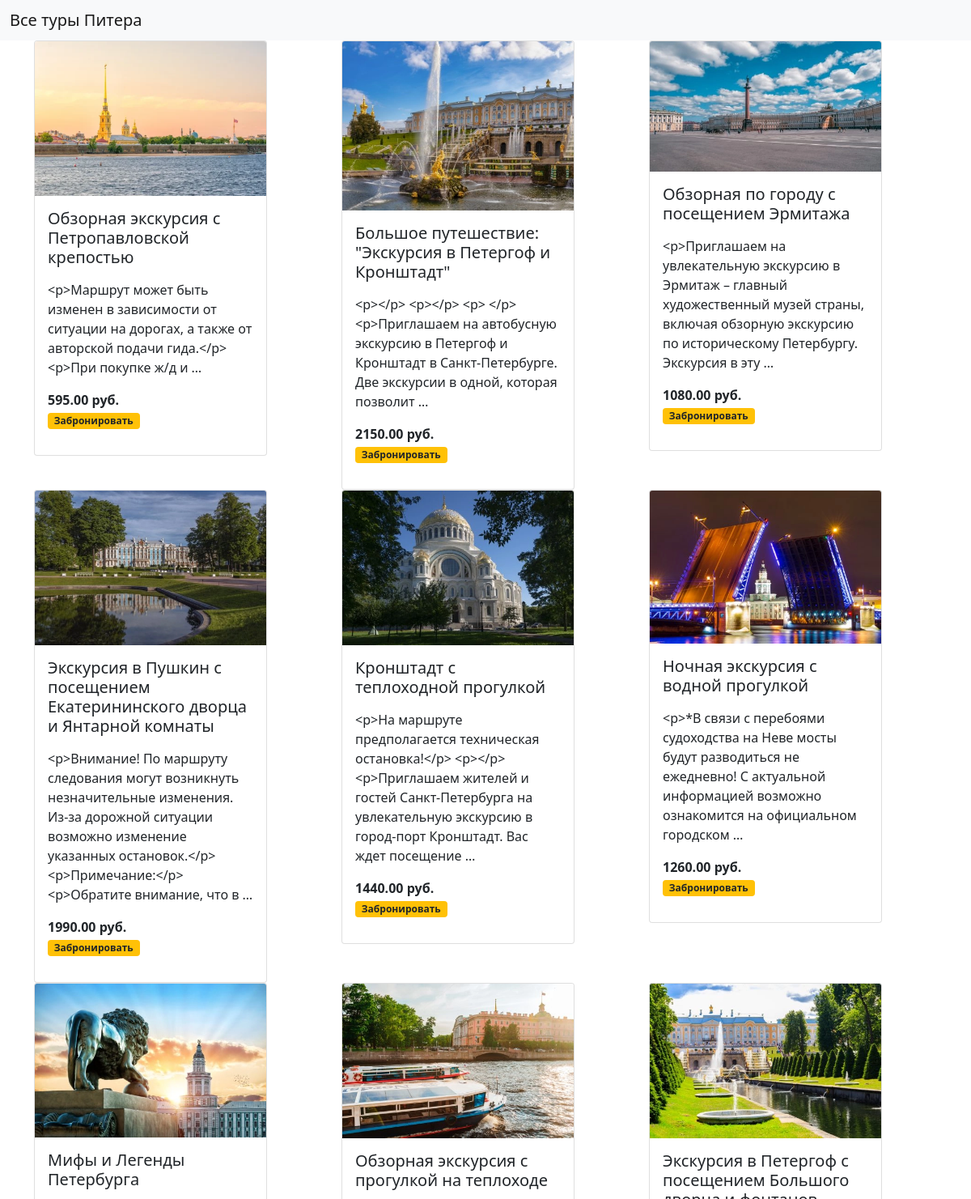
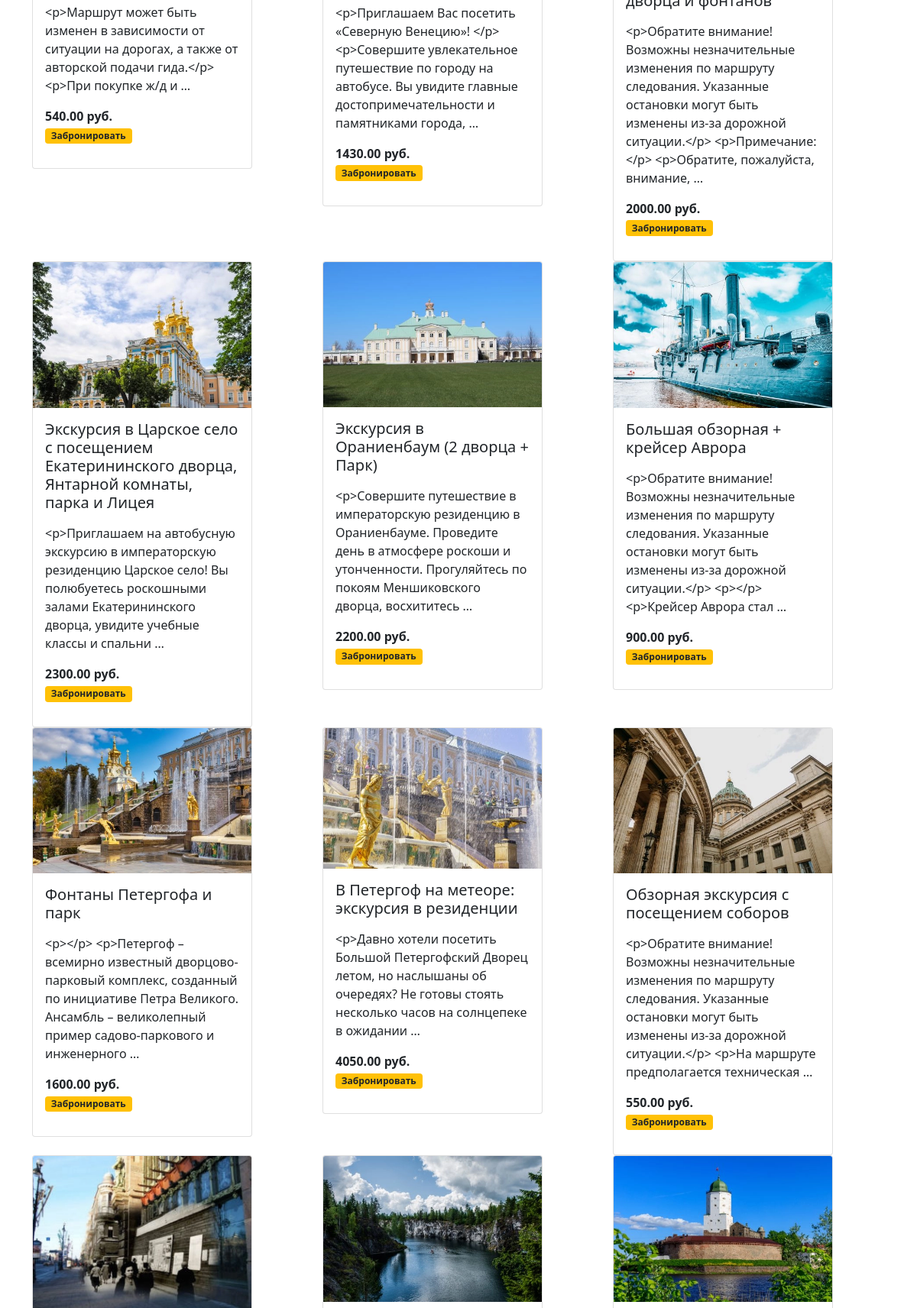
The page / (upper part) on the database its author committed (2 pictures, top to bottom).
### tours/models.py (models this page shows, shortened)
class Tour(models.Model):
    guide = models.ForeignKey('tours.Guide', on_delete=models.SET_NULL, null=True)
    provider = models.ForeignKey('tours_parser.ToursProviders', on_delete=models.SET_NULL, null=True)
    name = models.CharField("Название экскурсии", max_length=128)
    description = models.TextField()
    price = models.DecimalField("Цена", decimal_places=2, max_digits=6, null=True)
    price_on_request = models.BooleanField('Цена по запросу', default=False)
    duration = models.PositiveIntegerField('Длительность, мин.', default=0)
    slots_str = models.TextField(blank=True, null=True)
    main_image = models.ImageField(upload_to=get_tour_main_image_path, null=True)
    max_participants = models.PositiveIntegerField('Максимальное количество человек на экскурсии', default=15)
    @property
    def display_price(self):
        return f"{self.price} руб." if not self.price_on_request else 'Цена по запросу'
    def get_absolute_url(self):
        return reverse("tour_detail", kwargs={"tour_id": self.id})

### tours/views.py (the view)
# urls.py: path('', get_all_tours, name='index'),
def get_all_tours(request):
    if request.method == 'GET':
        tours = get_all_active_tours()
        return render(request, 'tours/index.html', context=dict(tours=tours))

### tours/services.py (called while the page is built)
def get_all_active_tours():
    return Tour.objects.all()

### tours/templates/tours/index.html
{% extends 'base.html' %}
{% block content %}
    <div class="container">
        <div class="row">
            {% for tour in tours %}
            <div class="col-4">
                <div class="card" style="width: 18rem;">
                  <img src="{{ tour.main_image.url }}" class="card-img-top" alt="{{ tour.name }}">
                  <div class="card-body">
                    <h5 class="card-title">{{ tour.name }}</h5>
                    <p class="card-text">
                        <div class="tour__description mb-3">
                            {{ tour.description|truncatewords:"20" }}
                        </div>
                        <div class="tour__price fw-bold">{{ tour.display_price }}</div>
                        <div class="tour__detail">
                            <a href="{{ tour.get_absolute_url }}"><span class="badge bg-warning text-dark">Забронировать</span></a>
                        </div>
                    </p>
                  </div>
                </div>
            </div>
            {% endfor %}
        </div>
{% endblock %}

### tours/templates/base.html (shortened to what this page needs)
<!doctype html>
<html lang="en">
  <head>
    <link href="https://cdn.jsdelivr.net/npm/bootstrap@5.0.2/dist/css/bootstrap.min.css" rel="stylesheet">
  </head>
  <body>
    <nav class="navbar navbar-light bg-light">
      <div class="container-fluid">
        <span class="navbar-brand mb-0 h1">Все туры Питера</span>
      </div>
    </nav>
    <main>
        {% block content %}{% endblock %}
    </main>
  </body>
</html>

### rows shown on the page
Tour: main_image (picture), name "Обзорная экскурсия с Петропавловской крепостью", description "<p>Маршрут может быть изменен в зависимости от ситуации на дорогах, а также от авторской подачи гида.</p> <p>При покупке ж/д и …", display_price "595.00 руб."
Tour: main_image (picture), name "Большое путешествие: \"Экскурсия в Петергоф и Кронштадт\"", description "<p></p> <p></p> <p> </p> <p>Приглашаем на автобусную экскурсию в Петергоф и Кронштадт в Санкт-Петербурге. Две экскурсии в одной, которая позволит …", display_price "2150.00 руб."
Tour: main_image (picture), name "Обзорная по городу с посещением Эрмитажа", description "<p>Приглашаем на увлекательную экскурсию в Эрмитаж – главный художественный музей страны, включая обзорную экскурсию по историческому Петербургу. Экскурсия в эту …", display_price "1080.00 руб."
Tour: main_image (picture), name "Экскурсия в Пушкин с посещением Екатерининского дворца и Янтарной комнаты", description "<p>Внимание! По маршруту следования могут возникнуть незначительные изменения. Из-за дорожной ситуации возможно изменение указанных остановок.</p> <p>Примечание:</p> <p>Обратите внимание, что в …", display_price "1990.00 руб."
Tour: main_image (picture), name "Кронштадт с теплоходной прогулкой", description "<p>На маршруте предполагается техническая остановка!</p> <p></p> <p>Приглашаем жителей и гостей Санкт-Петербурга на увлекательную экскурсию в город-порт Кронштадт. Вас ждет посещение …", display_price "1440.00 руб."
Tour: main_image (picture), name "Ночная экскурсия с водной прогулкой", description "<p>*В связи с перебоями судоходства на Неве мосты будут разводиться не ежедневно! С актуальной информацией возможно ознакомится на официальном городском …", display_price "1260.00 руб."
Tour: main_image (picture), name "Мифы и Легенды Петербурга", description "<p>Маршрут может быть изменен в зависимости от ситуации на дорогах, а также от авторской подачи гида.</p> <p>При покупке ж/д и …", display_price "540.00 руб."
Tour: main_image (picture), name "Обзорная экскурсия с прогулкой на теплоходе", description "<p>Приглашаем Вас посетить «Северную Венецию»! </p> <p>Совершите увлекательное путешествие по городу на автобусе. Вы увидите главные достопримечательности и памятниками города, …", display_price "1430.00 руб."
Tour: main_image (picture), name "Экскурсия в Петергоф с посещением Большого дворца и фонтанов", description "<p>Обратите внимание! Возможны незначительные изменения по маршруту следования. Указанные остановки могут быть изменены из-за дорожной ситуации.</p> <p>Примечание:</p> <p>Обратите, пожалуйста, внимание, …", display_price "2000.00 руб."
Tour: main_image (picture), name "Экскурсия в Царское село с посещением Екатерининского дворца, Янтарной комнаты, парка и Лицея", description "<p>Приглашаем на автобусную экскурсию в императорскую резиденцию Царское село! Вы полюбуетесь роскошными залами Екатерининского дворца, увидите учебные классы и спальни …", display_price "2300.00 руб."
Tour: main_image (picture), name "Экскурсия в Ораниенбаум (2 дворца + Парк)", description "<p>Совершите путешествие в императорскую резиденцию в Ораниенбауме. Проведите день в атмосфере роскоши и утонченности. Прогуляйтесь по покоям Меншиковского дворца, восхититесь …", display_price "2200.00 руб."
Tour: main_image (picture), name "Большая обзорная + крейсер Аврора", description "<p>Обратите внимание! Возможны незначительные изменения по маршруту следования. Указанные остановки могут быть изменены из-за дорожной ситуации.</p> <p></p> <p>Крейсер Аврора стал …", display_price "900.00 руб."
Tour: main_image (picture), name "Фонтаны Петергофа и парк", description "<p></p> <p>Петергоф – всемирно известный дворцово- парковый комплекс, созданный по инициативе Петра Великого. Ансамбль – великолепный пример садово-паркового и инженерного …", display_price "1600.00 руб."
Tour: main_image (picture), name "В Петергоф на метеоре: экскурсия в резиденции", description "<p>Давно хотели посетить Большой Петергофский Дворец летом, но наслышаны об очередях? Не готовы стоять несколько часов на солнцепеке в ожидании …", display_price "4050.00 руб."
Tour: main_image (picture), name "Обзорная экскурсия с посещением соборов", description "<p>Обратите внимание! Возможны незначительные изменения по маршруту следования. Указанные остановки могут быть изменены из-за дорожной ситуации.</p> <p>На маршруте предполагается техническая …", display_price "550.00 руб."
Tour: main_image (picture)
Tour: main_image (picture)
Tour: main_image (picture)
